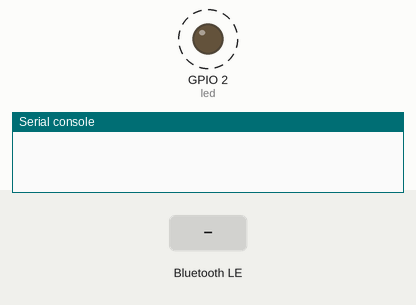
Simulated run of this program. Board: ESP32 board running MicroPython. Shown: output pins drawn as LEDs (lit = HIGH), the last lines printed to the serial console. Dashed ring = blinking. Inputs (shaded band) come from the test bench. Nothing arrives over Bluetooth unless stated.

Above: at 1.25 s.
1.3 s: "1" written over Bluetooth
At 1.6 s:
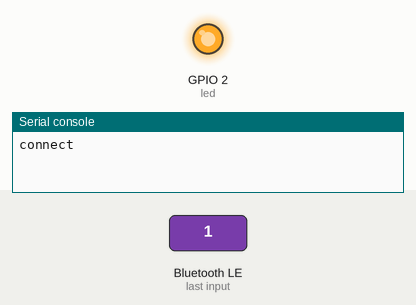
Timing chart, 0 to 4.3 s (numbered marks = the images above; inputs shaded):
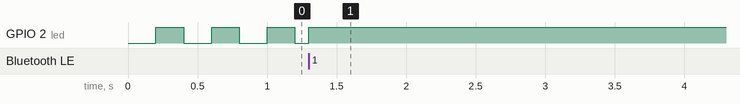

The program:

ble_ad.py
```python
from bluetooth import BLE
from bluetooth import UUID
from machine import Timer
from machine import Pin

t0=Timer(0)
led = Pin(2, Pin.OUT)

def pin_op(t):
    led.value(1-led.value())

def blink(half_period):
	t0.init(mode=Timer.PERIODIC,period=half_period,callback=pin_op)

def stop():
    t0.deinit()


def activeBle():
    ble = BLE()
    ble.active(True)
    return ble

def adBle(ble):
    adv_data=bytearray(b'\x0a\x09')
    adv_data+=bytearray("conn_test".encode())
    ble.gap_advertise(100,adv_data=adv_data)
    blink(200)

def handler(event, data):
    if 1 == event:
        print("connect")
        stop()
        led.on()
    if 2 == event:
         print("disconnect")
         led.off()

def buildCharacter(uuid, flags):
    return (UUID(uuid), flags)

def buildService(uuid, chars):
    return (UUID(uuid), chars)

def regServices(ble):
    char1 = buildCharacter(0xabcd,0x2|0x8)
    serv1 = buildService(0xbcde, [char1])
    ble.gatts_register_services([serv1])

ble2=activeBle()
regServices(ble2)
adBle(ble2)
ble2.irq(handler)
```
